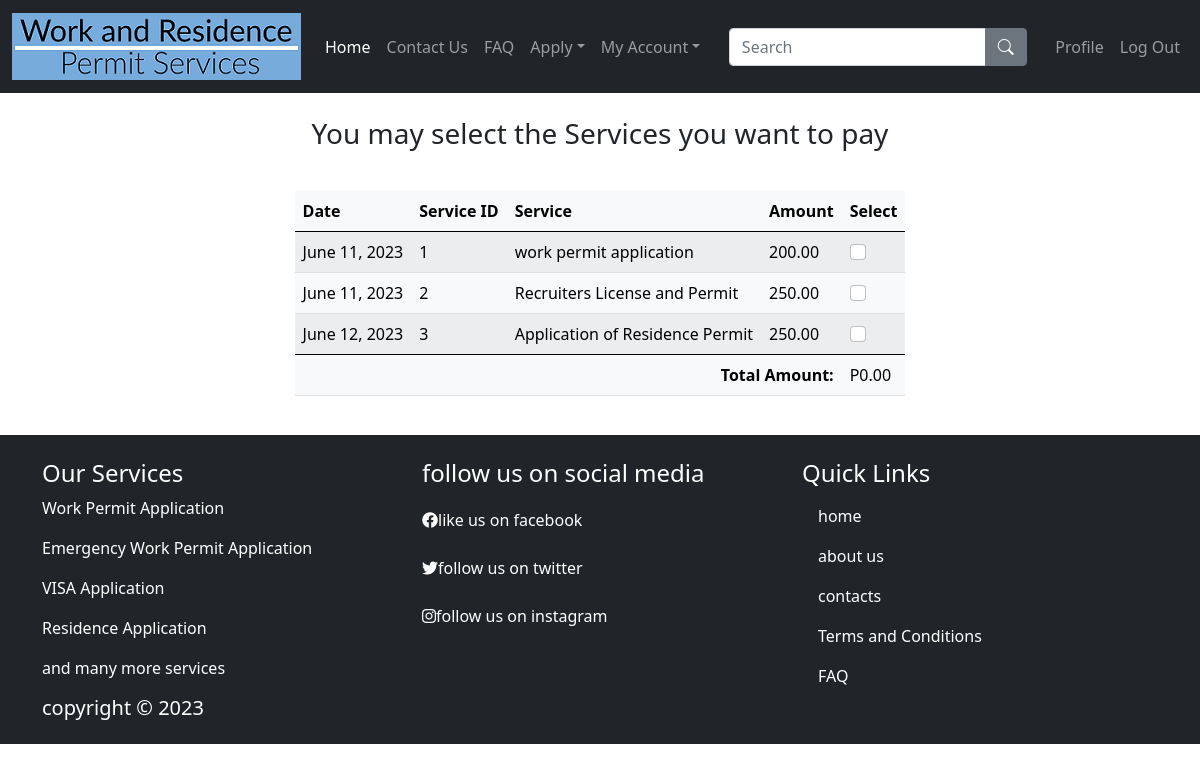
Page /lss/my_payments/ (signed in) on the committed database.
### labour_and_social_security/models.py (models this page shows)
class Payment(models.Model):
        user = models.ForeignKey(settings.AUTH_USER_MODEL, on_delete=models.CASCADE)
        service = models.CharField(max_length=300)
        date = models.DateField(default=timezone.now)
        approval_status = models.BooleanField(default=False)
        payment_status = models.BooleanField(default=False)
        amount = models.DecimalField(max_digits=10, decimal_places=2, default=200.00)
        class Meta:
                verbose_name = "Payment"
                verbose_name_plural = "Payments"

### labour_and_social_security/views.py (the view)
# urls.py: path('my_payments/', views.my_payments, name='my_payments'),
@login_required
def my_payments(request):
    applications = Payment.objects.filter(user=request.user, payment_status=False)
    context = {
        'my_payments' : applications,
    }
    return render(request, 'my_payments.html', context)

### templates/my_payments.html (shortened to what this page needs)
{% extends "base.html" %}
{% load crispy_forms_tags %}
{% block content %}
<div class="container">
  <div class="row justify-content-md-center">
    <h3 class="my-4 text-center">You may select the Services you want to pay</h3>
    <div class="col-md-auto">
      <table class="table table-light table-striped my-3">
        <thead>
          <tr>
            <th>Date</th>
            <th>Service ID</th>
            <th>Service</th>
            <th>Amount</th>
            <th>Select</th>
          </tr>
        </thead>
        <tbody>
          {% for item in my_payments %}
          <tr>
            <td>{{ item.date }}</td>
            <td>{{ item.id }}</td>
            <td>{{ item.service }}</td>
            <td>{{ item.amount }}</td>
            <td>
              <input type="checkbox" class="form-check-input" data-amount="{{ item.amount }}">
            </td>
          </tr>
          {% endfor %}
        </tbody>
        <tfoot>
          <tr>
            <td colspan="4" class="text-end font-weight-bold"><strong>Total Amount:</strong></td>
            <td>
              <span class="font-weight-bold" id="totalAmount">P0.00</span>
            </td>
          </tr>
        </tfoot>
      </table>
    </div>
  </div>
</div>
{% endblock content %}

### rows in the picture
Payment: date "June 11, 2023", id "1", service "work permit application", amount "200.00"
Payment: date "June 11, 2023", id "2", service "Recruiters License and Permit", amount "250.00"
Payment: date "June 12, 2023", id "3", service "Application of Residence Permit", amount "250.00"
